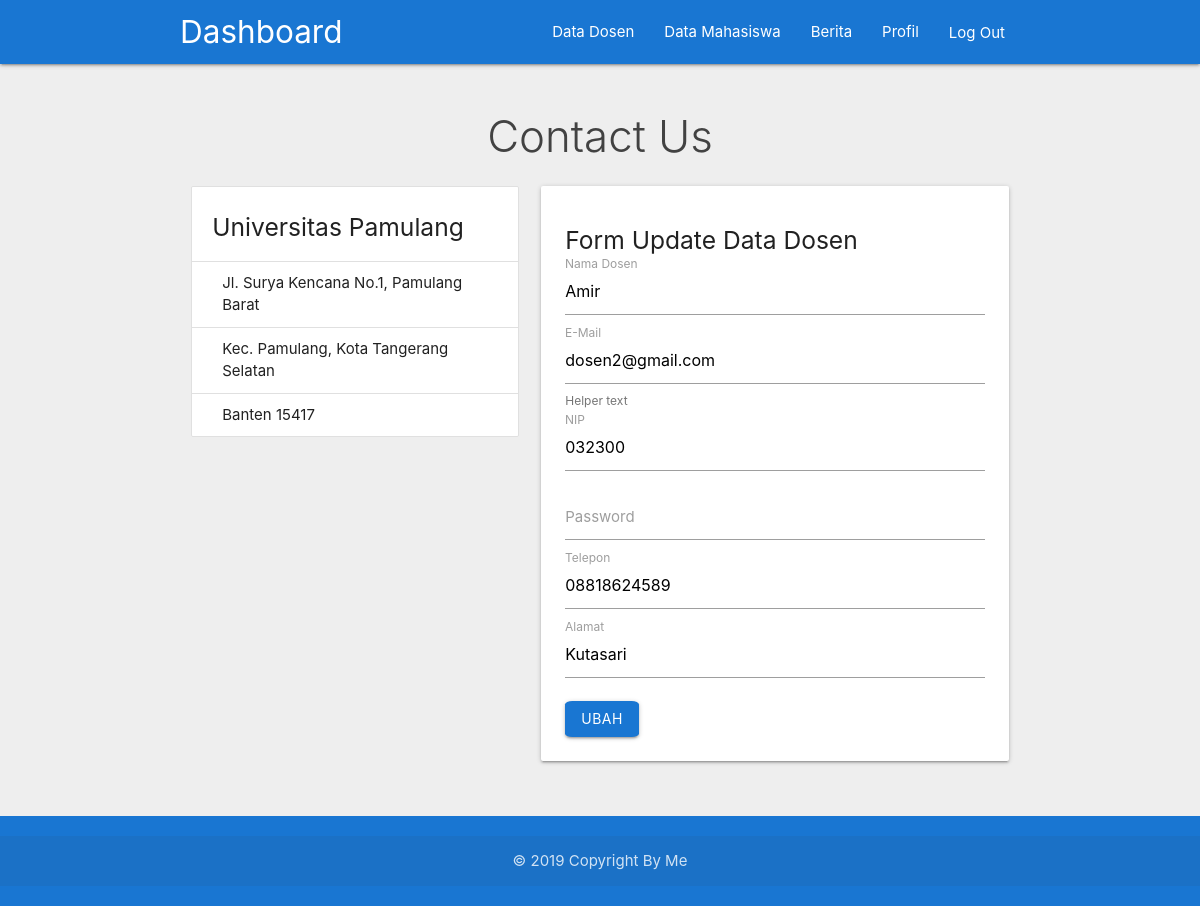
Screenshot of /admin/index.php?page=upDosen&&nip=032300 (signed in) with the database file from the repository.
### tables this page shows
CREATE TABLE `dosen` (
  `nip` varchar(11) NOT NULL DEFAULT '',
  `nama_dosen` varchar(50) DEFAULT NULL,
  `password_dosen` varchar(35) DEFAULT NULL,
  `email_dosen` varchar(35) DEFAULT NULL,
  `telp_dosen` varchar(13) DEFAULT NULL,
  `alamat_dosen` varchar(255) DEFAULT NULL,
  PRIMARY KEY (`nip`)
);

### admin/pages/upDosen.php (the view)
<section class="contact grey lighten-3 scrollspy">
    <div class="container">
      <h3 class="light grey-text text-darken-3 center">Contact Us</h3>
        <div class="row">
        <div class="col m5 s12">
          <ul class="collection with-header">
            <li class="collection-header"><h5>Universitas Pamulang</h5></li>
            <li class="collection-item">Jl. Surya Kencana No.1, Pamulang Barat</li>
            <li class="collection-item">Kec. Pamulang, Kota Tangerang Selatan</li>
            <li class="collection-item">Banten 15417</li>
          </ul>
        </div>
          <div class="col m7 s12">
        <?php
            $username = $_GET['nip'];
            $data = mysqli_query($connect,"SELECT * FROM dosen WHERE nip='$username'");
            while($d = mysqli_fetch_array($data)){
        ?>
            <form method="POST" action="proses/proses_upDosen.php">
              <div class="card-panel">
                <h5>Form Update Data Dosen</h5>
                  <div class="input-field">
                    <input type="text" name="nama_dosen" id="nama_dosen" value="<?php echo $d['nama_dosen']; ?>" required class="validate">
                    <label for="nama_dosen">Nama Dosen</label>
                  </div>
                  <div class="input-field">
                    <input type="email" name="email_dosen" id="email_dosen" value="<?php echo $d['email_dosen']; ?>" required class="validate">
                    <label for="email_dosen">E-Mail</label>
                    <span class="helper-text" data-error="Email Tidak Valid" data-success="Email Valid">Helper text</span>
                  </div>
                  <div class="input-field">
                    <input type="text" name="nip" id="nip" value="<?php echo $d['nip']; ?>" readonly class="validate">
                    <label for="nip">NIP</label>
                  </div>
                  <div class="input-field">
                    <input type="password" name="password_dosen" id="password_dosen" required class="validate">
                    <label for="password_dosen">Password</label>
                  </div>
                  <div class="input-field">
                    <input type="text" name="telp_dosen" id="telp_dosen" value="<?php echo $d['telp_dosen']; ?>" required class="validate">
                    <label for="telp_dosen">Telepon</label>
                  </div>
                  <div class="input-field">
                    <input type="text" name="alamat_dosen" id="alamat_dosen" value="<?php echo $d['alamat_dosen']; ?>" required class="validate">
                    <label for="alamat_dosen">Alamat</label>
                  </div>
                  <button type="submit" name="upDosen" value="upDosen" class="btn blue darken-2" style="border-radius: 10%;"> Ubah </button>
              </div>
            </form>
            <?php
            }
            ?>
          </div>
        </div>
    </div>
  </section>

### assets/css/style.css (style rules this page uses)
section, footer { padding: 20px 0; }

### admin/header.php (style rules this page uses)
body { display: flex; min-height: 100vh; flex-direction: column; }

### rows the page displays
dosen: nama_dosen "Amir", email_dosen "dosen2@gmail.com", nip "032300", telp_dosen "08818624589", alamat_dosen "Kutasari"
